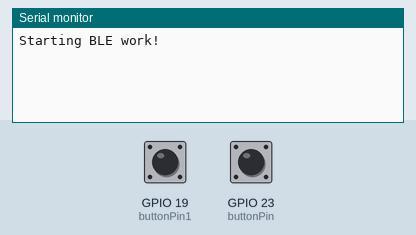
Recording of a sketch running on a simulated ESP32. Parts: the last lines printed to the serial monitor. Inputs (shaded band) come from the test bench; at power-on: GPIO 19 (buttonPin1) HIGH, GPIO 23 (buttonPin) HIGH. Nothing arrives over Bluetooth unless stated; a phone connects over Bluetooth LE 3 s after start; USB keyboard and mouse output is not drawn.

Above: at 2.2 s.
2.3 s: GPIO 19 (buttonPin1) pulled LOW for 0.15 s
At 3.6 s:
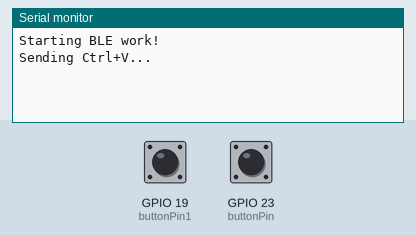
3.9 s: GPIO 23 (buttonPin) pulled LOW for 0.15 s
At 4.9 s:
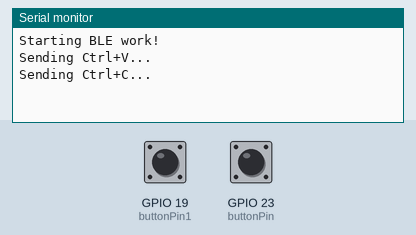
5.5 s: GPIO 19 (buttonPin1) pulled LOW for 1 s
At 7.3 s:
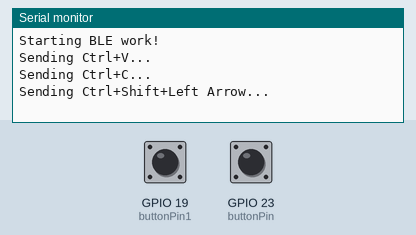
8.0 s: GPIO 23 (buttonPin) pulled LOW for 1 s
At 10.2 s:
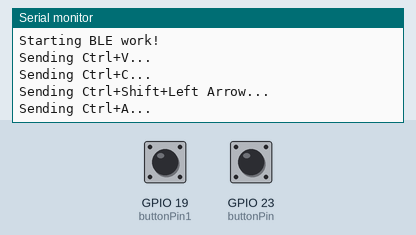
10.5 s: GPIO 19 (buttonPin1) driven LOW and GPIO 23 (buttonPin) driven LOW
At 11.6 s:
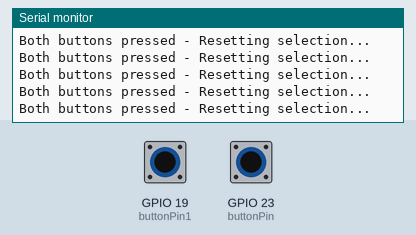

Measured:
- after the input at 2.3 s, the serial monitor: prints a new line after 0.16 s (image 1)
- after the input at 3.9 s, the serial monitor: prints a new line after 0.16 s (image 2)
- after the input at 5.5 s, the serial monitor: prints a new line after 1.0 s (image 3)
- after the input at 8.0 s, the serial monitor: prints a new line after 1.0 s (image 4)
- after the input at 10.5 s, the serial monitor: prints a new line at once (image 5)

The sketch:

esp32-lazy-keyboard-ctrlc-ctrlv.ino
```cpp
#include <BleKeyboard.h>
#include <BLEDevice.h>
#include <BLEUtils.h>
#include <BLEServer.h>

const int buttonPin = 23;
const int buttonPin1 = 19;

int buttonState = HIGH;
int lastButtonState = HIGH;

int buttonState1 = HIGH;
int lastButtonState1 = HIGH;

unsigned long lastDebounceTime = 0;
unsigned long lastDebounceTime1 = 0;
const unsigned long debounceDelay = 10;

unsigned long buttonPressStartTime = 0;
unsigned long buttonPressStartTime1 = 0;
const unsigned long longPressDuration = 300;
const unsigned long doubleClickDelay = 300;

unsigned long lastButtonPressTime = 0;
unsigned long lastButtonPressTime1 = 0;
bool doubleClickDetected = false;
bool doubleClickDetected1 = false;

BleKeyboard bleKeyboard;

void setup() {
  Serial.begin(115200);
  Serial.println("Starting BLE work!");

  // Initialize BLE
  BLEDevice::init("BLEKeyboard");

  // Create BLE Server and clear previous bondings
  BLEServer *pServer = BLEDevice::createServer();
  pServer->getAdvertising()->start(); // Start advertising

  // Wait for a moment before starting BLE Keyboard
  delay(1000);

  bleKeyboard.begin();

  pinMode(buttonPin, INPUT_PULLUP);
  pinMode(buttonPin1, INPUT_PULLUP);
}

void loop() {
  unsigned long currentMillis = millis();

  // Handle buttonPin
  int reading = digitalRead(buttonPin);
  if (reading != lastButtonState) {
    lastDebounceTime = currentMillis;
    if (reading == LOW) {
      buttonPressStartTime = currentMillis;
    }
  }

  if ((currentMillis - lastDebounceTime) > debounceDelay) {
    if (reading != buttonState) {
      buttonState = reading;
      if (buttonState == HIGH) { // Button released
        unsigned long pressDuration = currentMillis - buttonPressStartTime;
        if ((currentMillis - lastButtonPressTime) <= doubleClickDelay) {
          doubleClickDetected = true;
        } else {
          doubleClickDetected = false;
          if (pressDuration >= longPressDuration) {
            Serial.println("Sending Ctrl+A...");
            bleKeyboard.press(KEY_LEFT_CTRL);
            bleKeyboard.write('a');
            delay(10);
            bleKeyboard.releaseAll();
          } else {
            Serial.println("Sending Ctrl+C...");
            bleKeyboard.press(KEY_LEFT_CTRL);
            bleKeyboard.write('c');
            delay(10);
            bleKeyboard.releaseAll();
          }
        }
        lastButtonPressTime = currentMillis;
      }
    }
  }
  lastButtonState = reading;

  // Handle buttonPin1
  int reading1 = digitalRead(buttonPin1);
  if (reading1 != lastButtonState1) {
    lastDebounceTime1 = currentMillis;
    if (reading1 == LOW) {
      buttonPressStartTime1 = currentMillis;
    }
  }

  if ((currentMillis - lastDebounceTime1) > debounceDelay) {
    if (reading1 != buttonState1) {
      buttonState1 = reading1;
      if (buttonState1 == HIGH) { // Button released
        unsigned long pressDuration1 = currentMillis - buttonPressStartTime1;
        if ((currentMillis - lastButtonPressTime1) <= doubleClickDelay) {
          doubleClickDetected1 = true;
        } else {
          doubleClickDetected1 = false;
          if (pressDuration1 >= longPressDuration) {
            Serial.println("Sending Ctrl+Shift+Left Arrow...");
            bleKeyboard.press(KEY_LEFT_CTRL);
            bleKeyboard.press(KEY_LEFT_SHIFT);
            bleKeyboard.press(KEY_LEFT_ARROW);
            delay(10);
            bleKeyboard.releaseAll();
          } else {
            Serial.println("Sending Ctrl+V...");
            bleKeyboard.press(KEY_LEFT_CTRL);
            bleKeyboard.write('v');
            delay(10);
            bleKeyboard.releaseAll();
          }
        }
        lastButtonPressTime1 = currentMillis;
      }
    }
  }
  lastButtonState1 = reading1;

  // Check for simultaneous button presses for selection reset
  if (buttonState == LOW && buttonState1 == LOW) {
    Serial.println("Both buttons pressed - Resetting selection...");
    // Move cursor right and then back left to reset selection
    bleKeyboard.press(KEY_LEFT_CTRL);
    bleKeyboard.write('x');
    bleKeyboard.releaseAll();
    bleKeyboard.press(KEY_RIGHT_ARROW);
    bleKeyboard.releaseAll();
    delay(10); // Add delay to avoid multiple detections
    // Ensure that the buttons are not being counted again in this loop
    buttonState = HIGH;
    buttonState1 = HIGH;
  }
}
```
